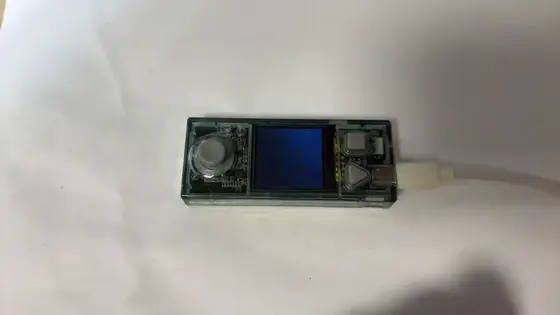
#> input picture AI编程探险课_CyberPi/assets/yuque_web/lesson-05.webp, 560 x 315 px, given in place of lesson-05.gif, which was not available
$ python _verify_gif.py
#> lines starting #> are read from the running program, lines starting #| are printed output that depends on the picture; pictures that were not available may be replaced by others from this repository, and a replacement may not be noted
# -*- coding: utf-8 -*-
"""抽重压后GIF的帧验证颜色"""
import sys
from PIL import Image, ImageSequence

def montage(path, out, n=4):
#> called with n = 4
    img = Image.open(path)
#> img is the input picture: PIL image 560x315 RGBA; mean R, G, B, A 162.3, 159.6, 154.2, 255
    total = img.n_frames
#> total = 74
    idxs = sorted(set([int(total * k / n) for k in range(n)]))
#> idxs = [0, 18, 37, 55]
    frames = []
    for i, fr in enumerate(ImageSequence.Iterator(img)):
        if i in idxs:
            f = fr.convert('RGB')
            if f.width > 360:
                f = f.resize((360, int(f.height * 360 / f.width)), Image.LANCZOS)
            frames.append(f)
#> this loop made 74 passes
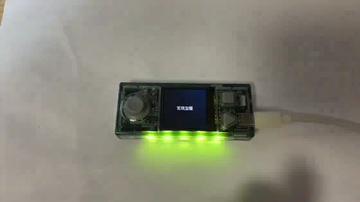
#> f: PIL image 360x202 RGB; mean R, G, B 134.1, 132.6, 117.9
#> after the loop, frames = 4 items
    W = sum(f.width for f in frames)
#> W = 1440
    H = max(f.height for f in frames)
#> H = 202
    sheet = Image.new('RGB', (W, H), (240, 240, 240))
#> sheet: PIL image 1440x202 RGB; every value is 240
    x = 0
    for f in frames:
        sheet.paste(f, (x, 0))
        x += f.width
#> this loop made 4 passes
#> x on passes 1 to 4: 360, 720, 1080, 1440
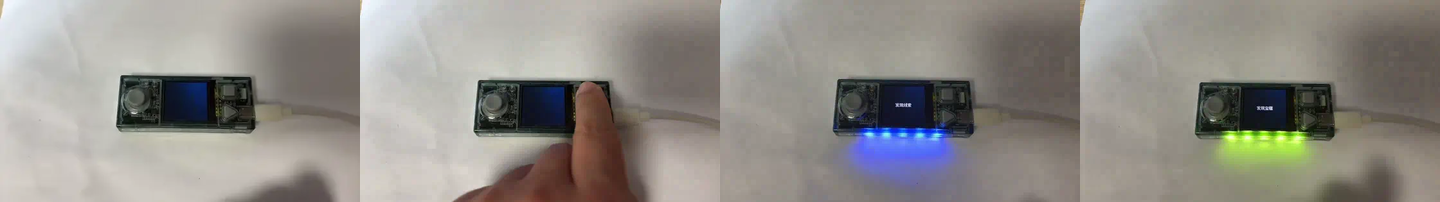
#> sheet: PIL image 1440x202 RGB; mean R, G, B 144.4, 141, 135.5
#> after the loop, x = 1440
    sheet.save(out, quality=85)
    print(f'{path.split("/")[-1]}: {total}帧 -> {out}')
#| D:\PROJECTS\_AI\AIBook_CyberPi\AI编程探险课_CyberPi\assets\yuque_web\lesson-05.gif: 74帧 -> D:\PROJECTS\_AI\AIBook_CyberPi\_tools\sheets2\verify_l05.jpg

montage(r'D:\PROJECTS\_AI\AIBook_CyberPi\AI编程探险课_CyberPi\assets\yuque_web\lesson-05.gif',
        r'D:\PROJECTS\_AI\AIBook_CyberPi\_tools\sheets2\verify_l05.jpg')
montage(r'D:\PROJECTS\_AI\AIBook_CyberPi\AI编程探险课_CyberPi\assets\yuque_web\lesson-12.gif',
        r'D:\PROJECTS\_AI\AIBook_CyberPi\_tools\sheets2\verify_l12.jpg')
#> call 2 of montage, with n = 4
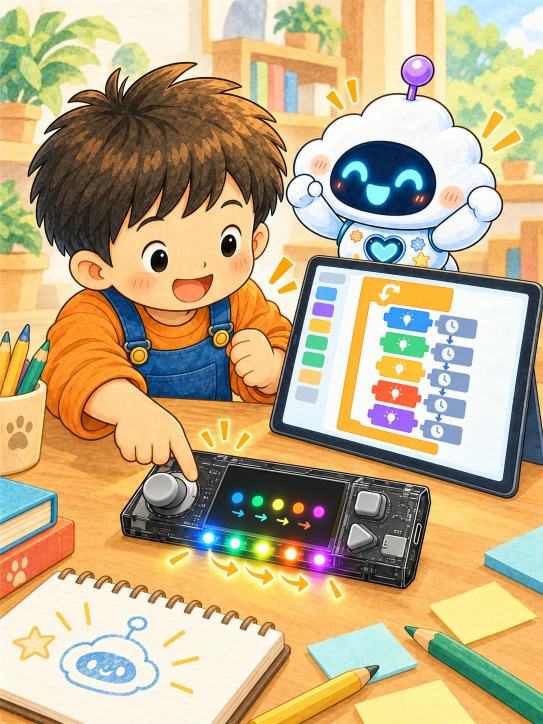
#> input picture 交付材料/产品宣传页/assets/lesson-12.jpg, 1086 x 1448 px, given in place of lesson-12.gif, which was not available (shown at 1/2 size)
#> in montage, img is the input picture: PIL image 1086x1448 RGB; mean R, G, B 193.1, 173.2, 135.2
#> (the run stopped early here; a loop or call above may not have finished)
